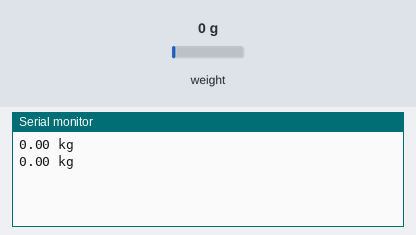
Recording of a sketch running on a simulated Arduino Uno, built with avr-gcc and run on an emulated ATmega328P. Parts: the last lines printed to the serial monitor. The test bench sets the inputs (shaded band); at power-on: weight on the scale 0 g.

Above: at 2.2 s.
2.3 s: weight on the scale set to 100 g
At 2.8 s:
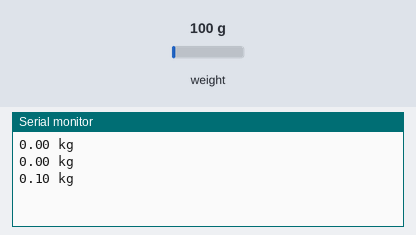
3.8 s: weight on the scale set to 1250 g
At 4.6 s:
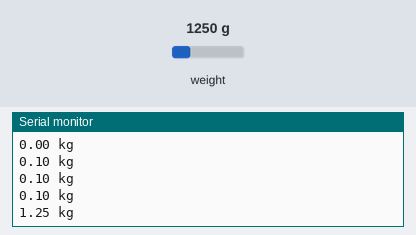
Timing chart, 0 to 6.8 s (numbered marks = the images above; inputs shaded):
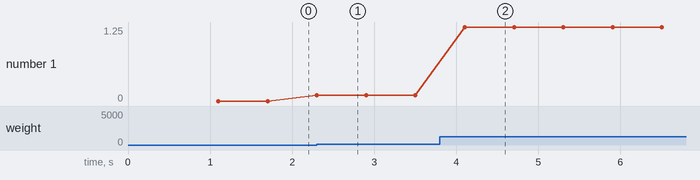

Measured:
- after the input at 2.3 s, the serial monitor: prints a new line at once (image 1)
- after the input at 3.8 s, the serial monitor: prints a new line after 0.30 s (image 2)
- plotted number 1: 0 → 0.1 after the input at 2.3 s, 0.1 → 1.25 after the input at 3.8 s

The sketch:

weight.ino
```cpp
#include "HX711.h"
HX711 scale;
float calibration_factor = -52000;
void setup() {
Serial.begin(9600);
scale.begin(2,3); //dt 2 sck3
scale.set_scale();
scale.tare(); //Reset the scale to 0
}
void loop() {
scale.set_scale(calibration_factor);
Serial.print(scale.get_units());
Serial.println(" kg");
delay(500);
}
```
